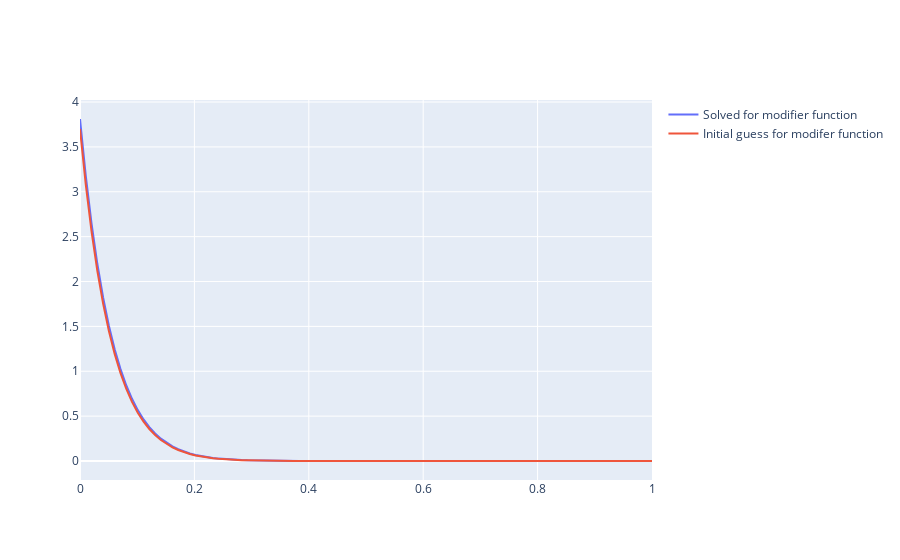

The cell this chart's notebook holds for it:
### Code cell
# plot up the modifier function

x = np.linspace(0, 1, 100)
fig = go.Figure()

fig.add_trace(
    go.Scatter(x=x, y=Y(z, x), mode="lines",
               name="Solved for modifier function")
)
fig.add_trace(
    go.Scatter(
        x=x, y=Y(z_guess, x), mode="lines", name="Initial guess for modifer function"
    )
)

fig.show()
